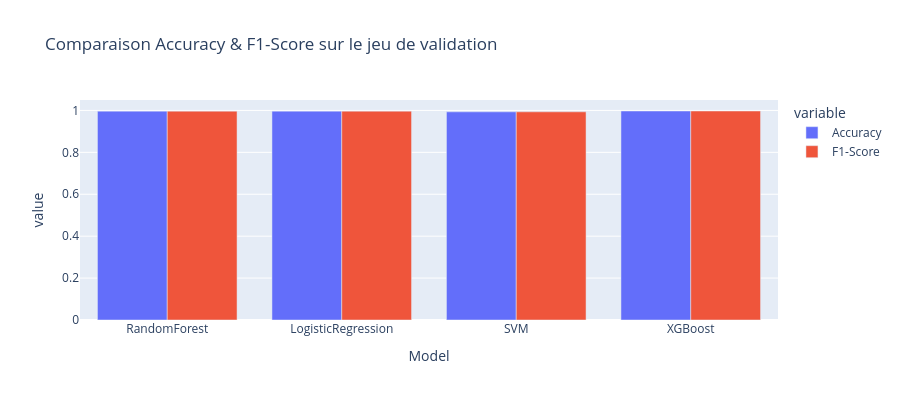

This figure's notebook cell:
### Code cell
df_res = pd.DataFrame(results).T.reset_index().rename(columns={'index':'Model'})
fig_metrics = px.bar(
    df_res.melt(id_vars='Model', value_vars=['Accuracy', 'F1-Score']),
    x='Model', y='value', color='variable', barmode='group',
    title="Comparaison Accuracy & F1-Score sur le jeu de validation",
    height=400
)
fig_metrics.show()

### Figure 1 — Plotly figure (JSON) as saved in the notebook; plotly's stock layout.template omitted (floating-point values rounded to 4 significant figures)
{"data": [{"alignmentgroup": "True", "hovertemplate": "variable=Accuracy<br>Model=%{x}<br>value=%{y}<extra></extra>", "legendgroup": "Accuracy", "marker": {"color": "#636efa", "pattern": {"shape": ""}}, "name": "Accuracy", "offsetgroup": "Accuracy", "orientation": "v", "showlegend": true, "textposition": "auto", "type": "bar", "x": ["RandomForest", "LogisticRegression", "SVM", "XGBoost"], "xaxis": "x", "y": [0.9967, 0.9967, 0.9933, 0.9973], "yaxis": "y"}, {"alignmentgroup": "True", "hovertemplate": "variable=F1-Score<br>Model=%{x}<br>value=%{y}<extra></extra>", "legendgroup": "F1-Score", "marker": {"color": "#EF553B", "pattern": {"shape": ""}}, "name": "F1-Score", "offsetgroup": "F1-Score", "orientation": "v", "showlegend": true, "textposition": "auto", "type": "bar", "x": ["RandomForest", "LogisticRegression", "SVM", "XGBoost"], "xaxis": "x", "y": [0.9967, 0.9967, 0.9933, 0.9973], "yaxis": "y"}], "layout": {"barmode": "group", "height": 400, "legend": {"title": {"text": "variable"}, "tracegroupgap": 0}, "title": {"text": "Comparaison Accuracy & F1-Score sur le jeu de validation"}, "xaxis": {"anchor": "y", "domain": [0, 1], "title": {"text": "Model"}}, "yaxis": {"anchor": "x", "domain": [0, 1], "title": {"text": "value"}}}}
